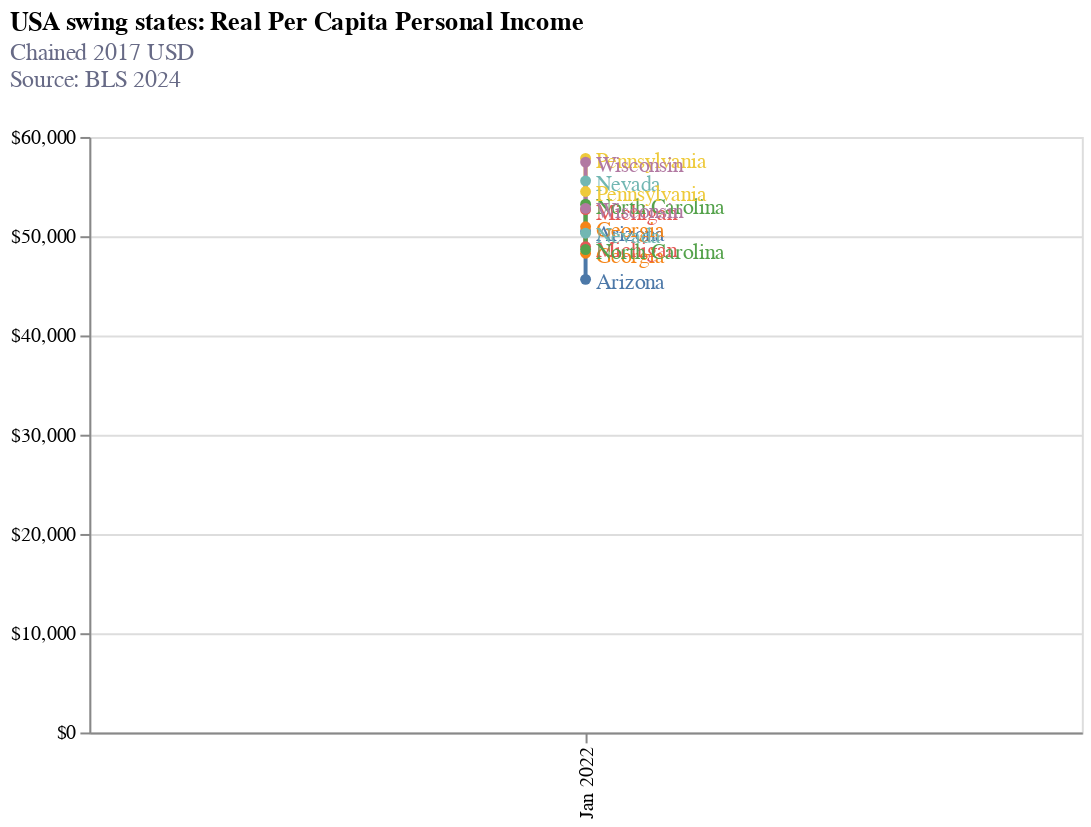

Here is the notebook cell this chart was saved with:
### Code cell
import altair as alt
import pandas as pd

# Sample DataFrame assuming `date`, `value`, and `stname` columns
# Filtered DataFrame for Jan 2020 and Jan 2024 only
df_slope = inc_data[inc_data['date'].isin(['2018-01-01', '2022-01-01'])]

# Convert dates to categorical labels
df_slope['date_label'] = df_slope['date'].apply(lambda x: 'Jan 2018' if x == '2018-01-01' else 'Jan 2022')

# Slope Graph
slope_chart = alt.Chart(df_slope).mark_line(point=True).encode(
    x=alt.X('date_label:N', title='', scale=alt.Scale(padding=0)),
    y=alt.Y('value:Q', title='',
            axis=alt.Axis(labelExpr="'$' + format(datum.value,',')")),
    color=alt.Color('name:N', legend=None),
    tooltip=['name:N', 'date_label:N', 'value:Q']
).properties(
    width=500,
    height=300,
    title={
        "text": "USA swing states: Real Per Capita Personal Income",
        "anchor": "start",
        "subtitle": ["Chained 2017 USD", "Source: BLS 2024", ""],
        "subtitleColor": "#676A86"
    }
)

# Adding Text Labels only at 2024
text_labels = alt.Chart(df_slope[df_slope['date_label'] == 'Jan 2022']).mark_text(
    align='left',
    dx=5,
    dy=2
    # {
    #     "expr": "datum.stname == 'Pennsylvania' ? 4 : datum.stname == 'North Carolina' ? -8 : datum.stname == 'Arizona' ? 0 : datum.stname == 'Georgia' ? -6 : 0"
    # }
).encode(
    x=alt.X('date_label:N'),
    y=alt.Y('value:Q'),
    text='name:N',
    color=alt.Color('name:N', legend=None)
)

# Combine line and text
slope_graph = slope_chart + text_labels
slope_graph

### Figure 1 — Vega-Lite specification as saved in the notebook (floating-point values rounded to 4 significant figures)
{"config": {"view": {"continuousWidth": 300, "continuousHeight": 300}}, "layer": [{"data": {"name": "data-8b8f5daf9bcdd4aec60938d09c08f4fc"}, "mark": {"type": "line", "point": true}, "encoding": {"color": {"field": "name", "legend": null, "type": "nominal"}, "tooltip": [{"field": "name", "type": "nominal"}, {"field": "date_label", "type": "nominal"}, {"field": "value", "type": "quantitative"}], "x": {"field": "date_label", "scale": {"padding": 0}, "title": "", "type": "nominal"}, "y": {"axis": {"labelExpr": "'$' + format(datum.value,',')"}, "field": "value", "title": "", "type": "quantitative"}}, "title": {"text": "USA swing states: Real Per Capita Personal Income", "anchor": "start", "subtitle": ["Chained 2017 USD", "Source: BLS 2024", ""], "subtitleColor": "#676A86"}}, {"data": {"name": "data-8b8f5daf9bcdd4aec60938d09c08f4fc"}, "mark": {"type": "text", "align": "left", "dx": 5, "dy": 2}, "encoding": {"color": {"field": "name", "legend": null, "type": "nominal"}, "text": {"field": "name", "type": "nominal"}, "x": {"field": "date_label", "type": "nominal"}, "y": {"field": "value", "type": "quantitative"}}}], "height": 300, "width": 500, "$schema": "https://vega.github.io/schema/vega-lite/v5.17.0.json", "datasets": {"data-8b8f5daf9bcdd4aec60938d09c08f4fc": [{"realtime_start": "2024-11-04", "realtime_end": "2024-11-04", "date": "2018-01-01T00:00:00", "value": "45656", "state": "AZR", "name": "Arizona", "date_label": "Jan 2022"}, {"realtime_start": "2024-11-04", "realtime_end": "2024-11-04", "date": "2022-01-01T00:00:00", "value": "50480", "state": "AZR", "name": "Arizona", "date_label": "Jan 2022"}, {"realtime_start": "2024-11-04", "realtime_end": "2024-11-04", "date": "2018-01-01T00:00:00", "value": "48286", "state": "GAR", "name": "Georgia", "date_label": "Jan 2022"}, {"realtime_start": "2024-11-04", "realtime_end": "2024-11-04", "date": "2022-01-01T00:00:00", "value": "50954", "state": "GAR", "name": "Georgia", "date_label": "Jan 2022"}, {"realtime_start": "2024-11-04", "realtime_end": "2024-11-04", "date": "2018-01-01T00:00:00", "value": "48952", "state": "MIR", "name": "Michigan", "date_label": "Jan 2022"}, {"realtime_start": "2024-11-04", "realtime_end": "2024-11-04", "date": "2022-01-01T00:00:00", "value": "52679", "state": "MIR", "name": "Michigan", "date_label": "Jan 2022"}, {"realtime_start": "2024-11-04", "realtime_end": "2024-11-04", "date": "2018-01-01T00:00:00", "value": "50302", "state": "NVR", "name": "Nevada", "date_label": "Jan 2022"}, {"realtime_start": "2024-11-04", "realtime_end": "2024-11-04", "date": "2022-01-01T00:00:00", "value": "55582", "state": "NVR", "name": "Nevada", "date_label": "Jan 2022"}, {"realtime_start": "2024-11-04", "realtime_end": "2024-11-04", "date": "2018-01-01T00:00:00", "value": "48656", "state": "NCR", "name": "North Carolina", "date_label": "Jan 2022"}, {"realtime_start": "2024-11-04", "realtime_end": "2024-11-04", "date": "2022-01-01T00:00:00", "value": "53226", "state": "NCR", "name": "North Carolina", "date_label": "Jan 2022"}, {"realtime_start": "2024-11-04", "realtime_end": "2024-11-04", "date": "2018-01-01T00:00:00", "value": "54503", "state": "PAR", "name": "Pennsylvania", "date_label": "Jan 2022"}, {"realtime_start": "2024-11-04", "realtime_end": "2024-11-04", "date": "2022-01-01T00:00:00", "value": "57849", "state": "PAR", "name": "Pennsylvania", "date_label": "Jan 2022"}, {"realtime_start": "2024-11-04", "realtime_end": "2024-11-04", "date": "2018-01-01T00:00:00", "value": "52805", "state": "WIR", "name": "Wisconsin", "date_label": "Jan 2022"}, {"realtime_start": "2024-11-04", "realtime_end": "2024-11-04", "date": "2022-01-01T00:00:00", "value": "57465", "state": "WIR", "name": "Wisconsin", "date_label": "Jan 2022"}]}}
